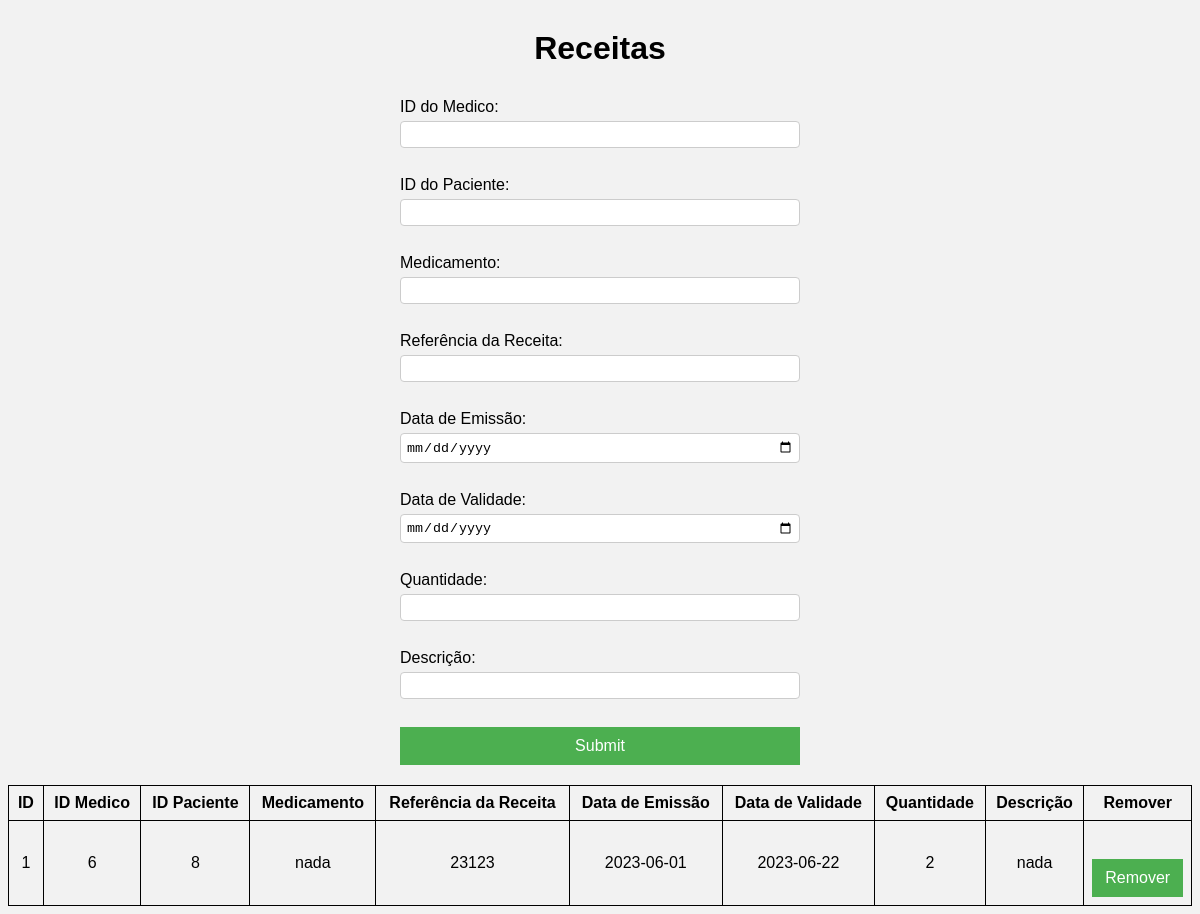
Page /Receitas/receitas.php on the committed database.
### tables this page shows
CREATE TABLE `receitas` (
  `id` int(9) NOT NULL,
  `id_medico` int(9) NOT NULL,
  `id_paciente` int(9) NOT NULL,
  `medicamento` varchar(250) NOT NULL,
  `ref_receita` int(9) NOT NULL,
  `descricao` varchar(250) NOT NULL,
  `data_emissao` date NOT NULL,
  `data_validade` date NOT NULL,
  `quantidade` int(1) NOT NULL
);

### Receitas/receitas.php (the view, shortened to what this page needs)
<!DOCTYPE html>
<html>
<head>
</head>
<body>
    <h1>Receitas</h1>
    <?php
    $servername = "localhost";
    $dbusername = "root";
    $dbpassword = "";
    $dbname = "medisep";
    $connection = new mysqli($servername, $dbusername, $dbpassword, $dbname);
    ?>
    <form method="POST" action="<?php echo htmlspecialchars($_SERVER["PHP_SELF"]); ?>">
        <label for="id_medico">ID do Medico:</label>
        <input type="text" id="id_medico" name="id_medico" required><br>
        <label for="id_paciente">ID do Paciente:</label>
        <input type="text" id="id_paciente" name="id_paciente" required><br>
        <label for="medicamento">Medicamento:</label>
        <input type="text" id="medicamento" name="medicamento" required><br>
        <label for="ref_receita">Referência da Receita:</label>
        <input type="text" id="ref_receita" name="ref_receita" required><br>
        <label for="data_emissao">Data de Emissão:</label>
        <input type="date" id="data_emissao" name="data_emissao" required><br>
        <label for="data_validade">Data de Validade:</label>
        <input type="date" id="data_validade" name="data_validade" required><br>
        <label for="quantidade">Quantidade:</label>
        <input type="text" id="quantidade" name="quantidade" required><br>
        <label for="descricao">Descrição:</label>
        <input type="text" id="descricao" name="descricao" required><br>
        <input type="submit" name="add_receita" value="Submit">
    </form>
    <?php
    $query = "SELECT id, id_medico, id_paciente, medicamento, ref_receita, descricao, data_emissao, data_validade, quantidade FROM receitas";
    $result = mysqli_query($connection, $query);
    if ($result && mysqli_num_rows($result) > 0) {
        echo '<table>';
        echo '<thead>';
        echo '<tr>';
        echo '<th>ID</th>';
        echo '<th>ID Medico</th>';
        echo '<th>ID Paciente</th>';
        echo '<th>Medicamento</th>';
        echo '<th>Referência da Receita</th>';
        echo '<th>Data de Emissão</th>';
        echo '<th>Data de Validade</th>';
        echo '<th>Quantidade</th>';
        echo '<th>Descrição</th>';
        echo '<th>Remover</th>';
        echo '</tr>';
        echo '</thead>';
        echo '<tbody>';
        while ($row = mysqli_fetch_assoc($result)) {
            echo '<tr>';
            echo '<td>' . $row['id'] . '</td>';
            echo '<td>' . $row['id_medico'] . '</td>';
            echo '<td>' . $row['id_paciente'] . '</td>';
            echo '<td>' . $row['medicamento'] . '</td>';
            echo '<td>' . $row['ref_receita'] . '</td>';
            echo '<td>' . $row['data_emissao'] . '</td>';
            echo '<td>' . $row['data_validade'] . '</td>';
            echo '<td>' . $row['quantidade'] . '</td>';
            echo '<td>' . $row['descricao'] . '</td>';
            echo '<td>';
            echo '<form method="POST" action="' . htmlspecialchars($_SERVER["PHP_SELF"]) . '">';
            echo '<input type="submit" name="remove_receita" value="Remover">';
            echo '</form>';
            echo '</td>';
            echo '</tr>';
        }
        echo '</tbody>';
        echo '</table>';
    } else {
        echo '<p>Não existem receitas para apresentar.</p>';
    }
    ?>
</body>
</html>

### Receitas/receitas.php (style rules this page uses)
body { background-color: #f2f2f2; font-family: Arial, sans-serif; }
h1 { text-align: center; margin-top: 30px; }
table { width: 100%; border-collapse: collapse; margin-top: 20px; }
table, th, td { border: 1px solid black; padding: 8px; text-align: center; }
form { margin-top: 20px; display: flex; flex-direction: column; max-width: 400px; margin-left: auto; margin-right: auto; }
label { margin-top: 10px; }
input[type="text"], input[type="date"] { width: 100%; padding: 5px; border: 1px solid #ccc; border-radius: 4px; box-sizing: border-box; margin-top: 5px; }
input[type="submit"] { margin-top: 10px; padding: 10px; background-color: #4CAF50; color: white; border: none; cursor: pointer; font-size: 16px; }

### rows in the picture
receitas: id "1", id_medico "6", id_paciente "8", medicamento "nada", ref_receita "23123", data_emissao "2023-06-01", data_validade "2023-06-22", quantidade "2", descricao "nada"
